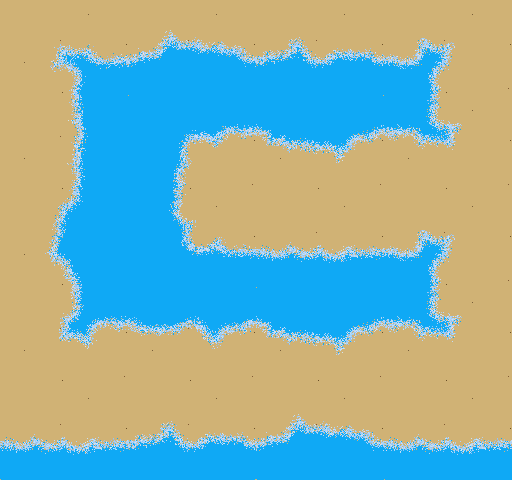

The image is a tile-based game level rendered from a .tmx file. Its description and source (layers, tilesets, objects; grid data summarised) follow:
An orthogonal 4x5 tile map with 128x96 px tiles, 1 tile layer (Kachelebene 1).

<map version="1.0" orientation="orthogonal" width="4" height="5" tilewidth="128" tileheight="96">
 <tileset firstgid="1" name="sandbeach" tilewidth="128" tileheight="96">
  <image source="gfx/sandbeach.png" trans="bf7bc7" />
 </tileset>
 <layer name="Kachelebene 1" width="4" height="5">
  <data>[20 cells, 20 non-empty, 13 distinct tile ids]</data>
 </layer>
</map>